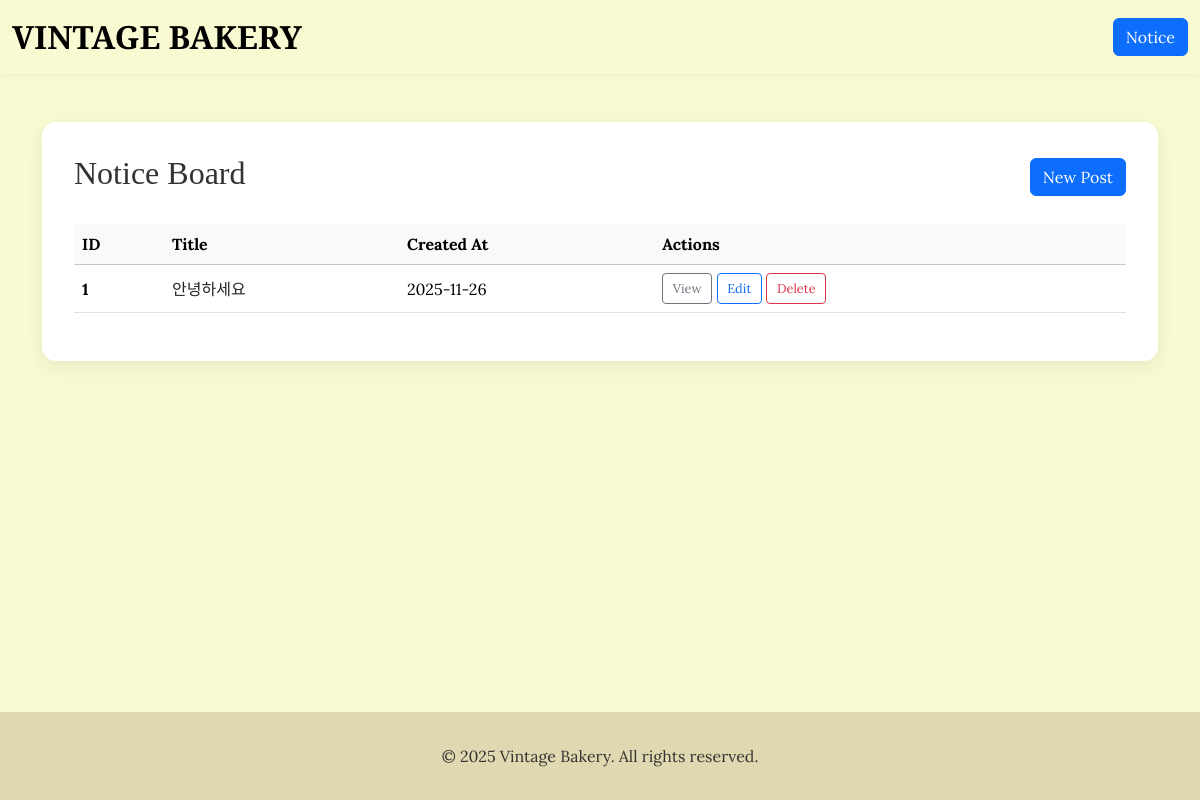
/notice, run on an earlier commit of the app's database.
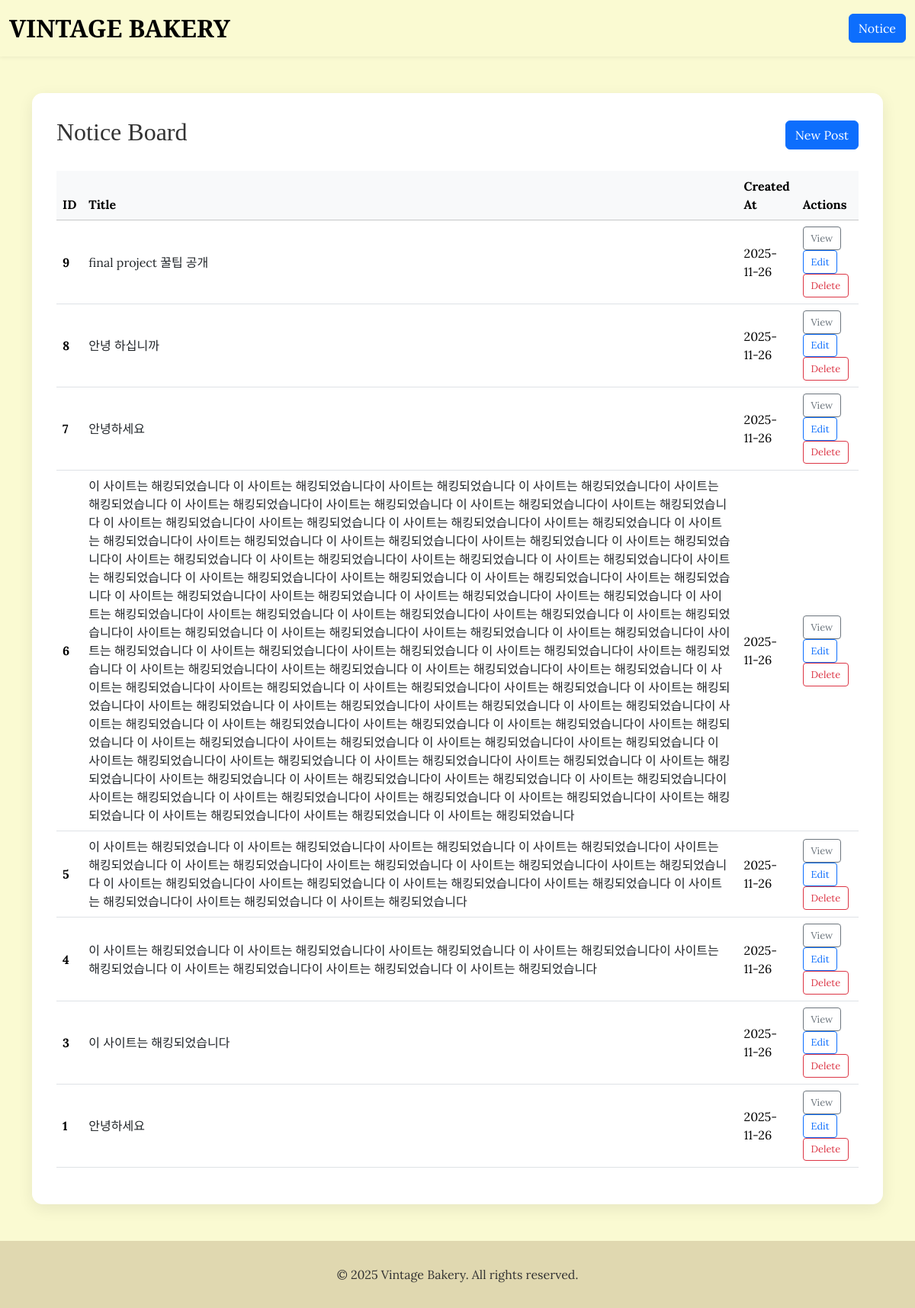
And on a later commit of the database.
### tables this page shows
CREATE TABLE notices (
        id INTEGER PRIMARY KEY AUTOINCREMENT,
        title TEXT NOT NULL,
        content TEXT NOT NULL,
        created_at TIMESTAMP DEFAULT CURRENT_TIMESTAMP,
        updated_at TIMESTAMP DEFAULT CURRENT_TIMESTAMP
    );

### main.py (the view)
@app.get("/notice", response_class=HTMLResponse)
async def notice_list(request: Request):
    db = get_db()
    cursor = db.cursor()
    cursor.execute("SELECT * FROM notices ORDER BY created_at DESC")
    notices = cursor.fetchall()
    db.close()
    return templates.TemplateResponse("notice_list.html", {"request": request, "notices": notices})

### templates/notice_list.html (shortened to what this page needs)
<!DOCTYPE html>
<html lang="ko">
<head>
    <link href="https://cdn.jsdelivr.net/npm/bootstrap@5.3.2/dist/css/bootstrap.min.css" rel="stylesheet">
    <link rel="stylesheet" href="https://cdnjs.cloudflare.com/ajax/libs/font-awesome/6.0.0-beta3/css/all.min.css">
</head>
<body>
    <nav class="navbar navbar-expand-lg navbar-light">
        <div class="container-fluid">
            <a class="navbar-brand text-uppercase" href="/">Vintage Bakery</a>
            <a href="/notice" class="btn btn-primary ms-auto">Notice</a>
        </div>
    </nav>
    <main class="container my-5 main-container">
        <div class="notice-card">
            <div class="d-flex justify-content-between align-items-center mb-4">
                <h1 class="h2" style="font-family: var(--font-family-heading);">Notice Board</h1>
                <a href="/notice/create" class="btn btn-primary">New Post</a>
            </div>
            <div class="table-responsive">
                <table class="table table-hover align-middle">
                    <thead class="table-light">
                        <tr>
                            <th scope="col">ID</th>
                            <th scope="col">Title</th>
                            <th scope="col">Created At</th>
                            <th scope="col">Actions</th>
                        </tr>
                    </thead>
                    <tbody>
                        {% for notice in notices %}
                        <tr>
                            <th scope="row">{{ notice.id }}</th>
                            <td>
                                <a href="/notice/{{ notice.id }}" class="text-decoration-none text-dark">{{ notice.title }}</a>
                            </td>
                            <td>{{ notice.created_at.split(' ')[0] }}</td>
                            <td>
                                <a href="/notice/{{ notice.id }}" class="btn btn-sm btn-outline-secondary btn-action">View</a>
                                <a href="/notice/{{ notice.id }}/edit" class="btn btn-sm btn-outline-primary btn-action">Edit</a>
                                <form action="/notice/{{ notice.id }}/delete" method="post" class="d-inline">
                                    <button type="submit" class="btn btn-sm btn-outline-danger btn-action" onclick="return confirm('Are you sure you want to delete this post?');">Delete</button>
                                </form>
                            </td>
                        </tr>
                        {% endfor %}
                    </tbody>
                </table>
            </div>
        </div>
    </main>
    <footer class="text-center">
        <div class="container">
            <p class="mb-0">© 2025 Vintage Bakery. All rights reserved.</p>
        </div>
    </footer>
</body>
</html>

### templates/notice_list.html (style rules this page uses)
:root { --color-base: #FAFAD2; --color-point: #3CAEFF; --color-secondary: #E0D8B0; --color-text: #333333; --color-dark-text: #000000; --font-family-main: 'Lora', 'Noto Sans KR', serif; --font-family-heading: 'Playfair Display', serif; --bs-primary: var(--color-point); --bs-primary-rgb: 60, 174, 255; }
body { background-color: var(--color-base); color: var(--color-text); font-family: var(--font-family-main); display: flex; flex-direction: column; min-height: 100vh; }
.navbar { background-color: var(--color-base) !important; font-weight: 500; box-shadow: 0 2px 5px rgba(0, 0, 0, 0.05); }
.navbar-brand { color: var(--color-dark-text) !important; font-weight: 700; font-size: 2rem; font-family: var(--font-family-heading) !important; }
.main-container { flex: 1; }
.notice-card { background-color: white; border-radius: 14px; box-shadow: 0 6px 20px rgba(0,0,0,0.08); padding: 2rem; }
.btn-action { font-size: 0.8rem; padding: 0.3rem 0.6rem; }
footer { background-color: var(--color-secondary); color: var(--color-text); margin-top: auto; padding: 2rem 0; }

What changed in the data, as far as the page shows it:
added notices: id "9", title "final project 꿀팁 공개", created_at "2025-11-26"
added notices: id "8", title "안녕 하십니까", created_at "2025-11-26"
added notices: id "7", title "안녕하세요", created_at "2025-11-26"
added notices: id "6", title "이 사이트는 해킹되었습니다 이 사이트는 해킹되었습니다이 사이트는 해킹되었습니다 이 사이트는 해킹되었습니다이 사이트는 해킹되었습니다 이 사이트는 해킹되었습니다이 사이트는 해킹되었습니다 이 사이트는 해킹되었습니다이 사이트는 해킹되었습니다 이 사이트는 해킹되었습니다이 사이트는 해킹되었습니다 이 사이트는 해킹되었습니다이 사이트는 해킹되었습니다 이 사이트는 해킹되었습니다이 사이트는 해킹되었습니다 이 사이트는 해킹되었습니다이 사이트는 해킹되었습니다 이 사이트는 해킹되었습니다이 사이트는 해킹되었습니다 이 사이트는 해킹되었습니다이 사이트는 해킹되었습니다 이 사이트는 해킹되었습니다이 사이트는 해킹되었습니다 이 사이트는 해킹되었습니다이 사이트는 해킹되었습니다 이 사이트는 해킹되었습니다이 사이트는 해킹되었습니다 이 사이트는 해킹되었습니다이 사이트는 해킹되었습니다 이 사이트는 해킹되었습니다이 사이트는 해킹되었습니다 이 사이트는 해킹되었습니다이 사이트는 해킹되었습니다 이 사이트는 해킹되었습니다이 사이트는 해킹되었습니다 이 사이트는 해킹되었습니다이 사이트는 해킹되었습니다 이 사이트는 해킹되었습니다이 사이트는 해킹되었습니다 이 사이트는 해킹되었습니다이 사이트는 해킹되었습니다 이 사이트는 해킹되었습니다이 사이트는 해킹되었습니다 이 사이트는 해킹되었습니다이 사이트는 해킹되었습니다 이 사이트는 해킹되었습니다이 사이트는 해킹되었습니다 이 사이트는 해킹되었습니다이…", created_at "2025-11-26"
added notices: id "5", title "이 사이트는 해킹되었습니다 이 사이트는 해킹되었습니다이 사이트는 해킹되었습니다 이 사이트는 해킹되었습니다이 사이트는 해킹되었습니다 이 사이트는 해킹되었습니다이 사이트는 해킹되었습니다 이 사이트는 해킹되었습니다이 사이트는 해킹되었습니다 이 사이트는 해킹되었습니다이 사이트는 해킹되었습니다 이 사이트는 해킹되었습니다이 사이트는 해킹되었습니다 이 사이트는 해킹되었습니다이 사이트는 해킹되었습니다 이 사이트는 해킹되었습니다", created_at "2025-11-26"
added notices: id "4", title "이 사이트는 해킹되었습니다 이 사이트는 해킹되었습니다이 사이트는 해킹되었습니다 이 사이트는 해킹되었습니다이 사이트는 해킹되었습니다 이 사이트는 해킹되었습니다이 사이트는 해킹되었습니다 이 사이트는 해킹되었습니다", created_at "2025-11-26"
added notices: id "3", title "이 사이트는 해킹되었습니다", created_at "2025-11-26"
